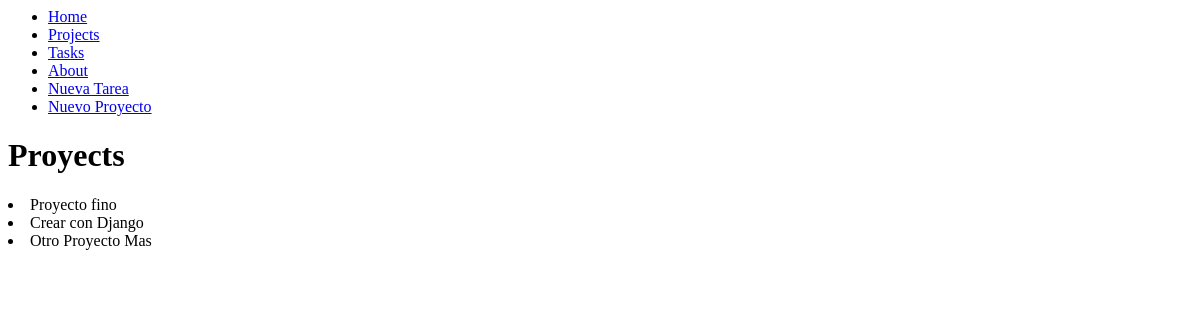
The page /projects/ on the database as committed earlier.
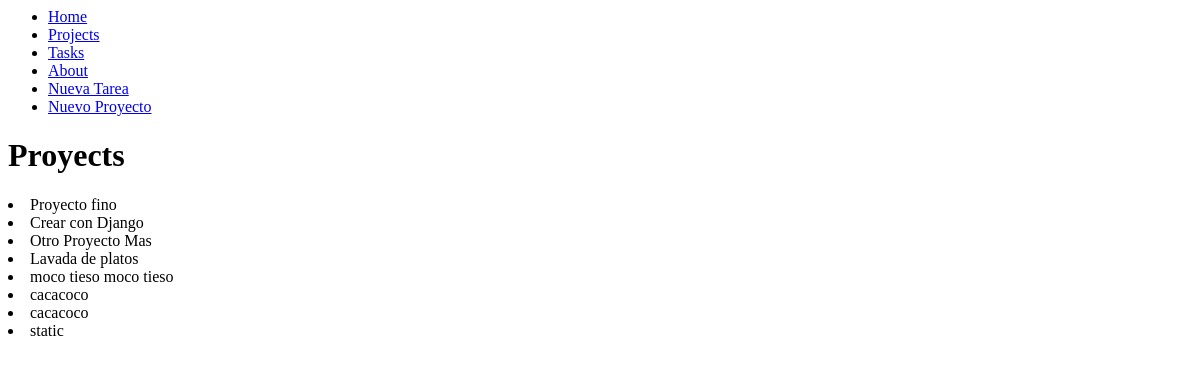
The same page on the database as committed later.
### myapp/models.py (models this page shows, shortened)
class Project (models.Model):
    name = models.CharField(max_length=200)

### myapp/views.py (the view)
# urls.py: path('projects/', views.projects),
def projects(request):
    projects = Project.objects.all()
    return render (request, 'projects.html', { 'projects': projects})

### myapp/templates/projects.html
{% extends 'navbar.html' %}
{% block content %}
<h1>Proyects</h1>
{% for project in projects %}
<li>
{{project.name}}
</li>
{% endfor %}
{% endblock %}

Rows that differ between the two databases and show on the page:
added Project: name "Lavada de platos"
added Project: name "moco tieso moco tieso"
added Project: name "cacacoco"
added Project: name "cacacoco"
added Project: name "static"
